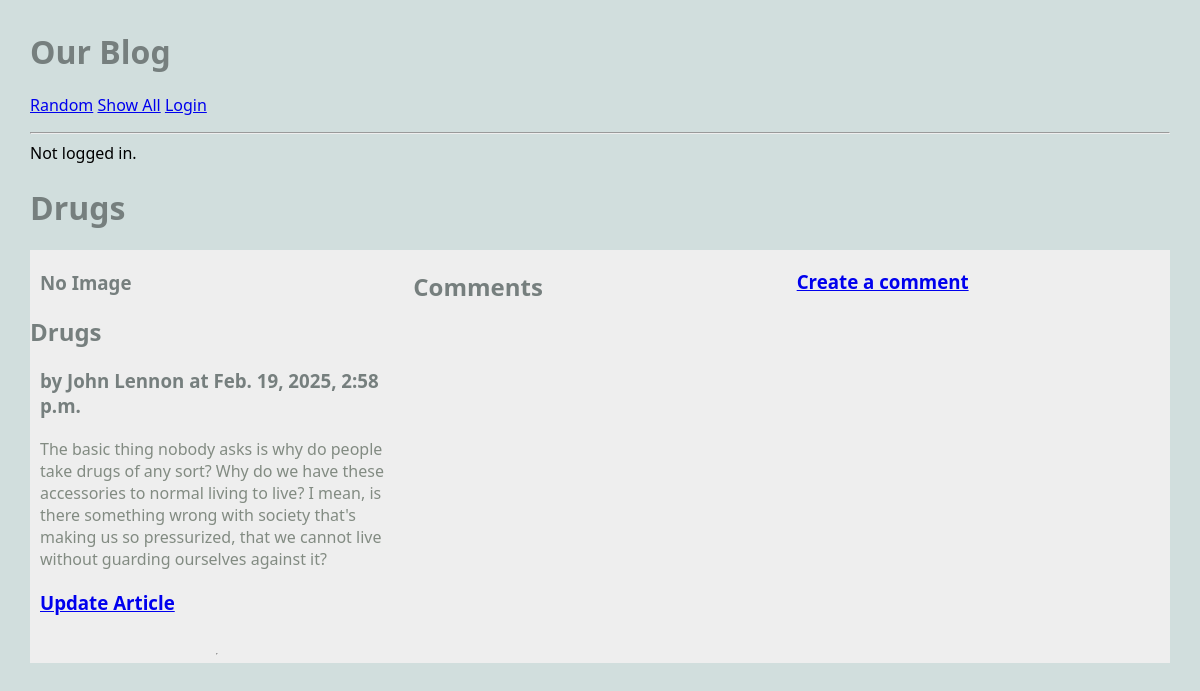
The page /blog/ on the database as committed earlier.
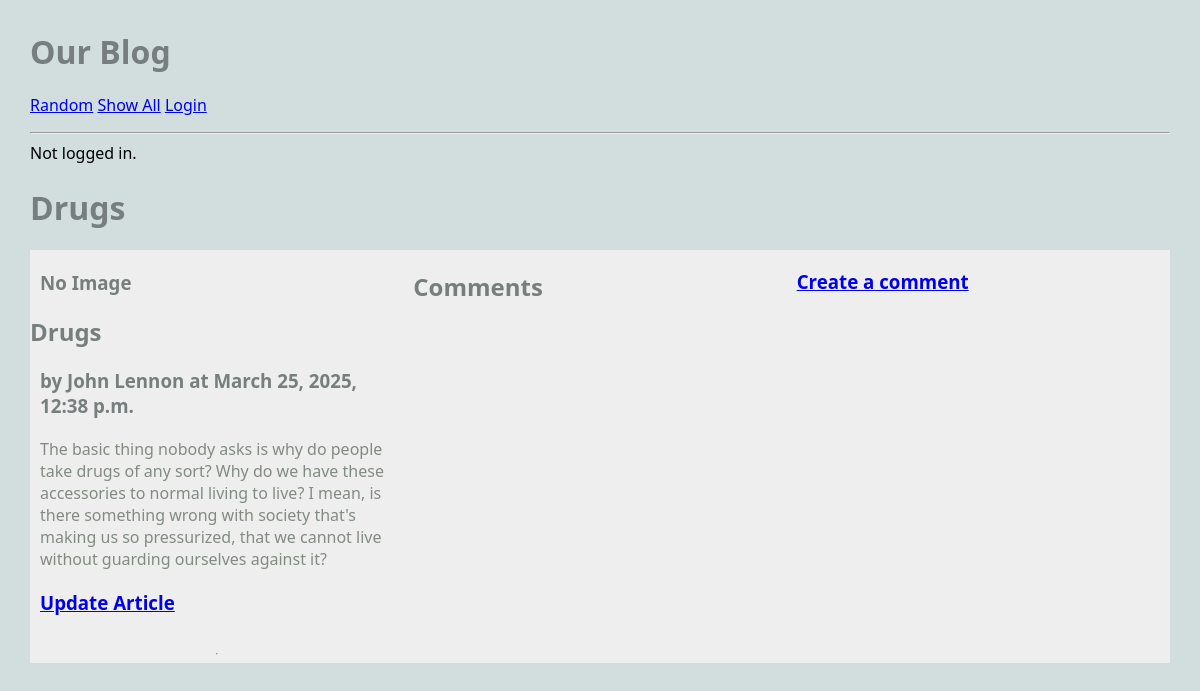
The same page on the database as committed later.
### blog/models.py (models this page shows, shortened)
class Article(models.Model):
    title = models.TextField(blank=True)
    author = models.TextField(blank=True)
    text = models.TextField(blank=True)
    published = models.DateTimeField(auto_now=True)
    image_file = models.ImageField(blank=True) # an actual image
    user = models.ForeignKey(User, on_delete=models.CASCADE) ## NEW
    def get_all_comments(self):
        comments = Comment.objects.filter(article=self)
        return comments

### blog/views.py (the view)
# urls.py: path('', RandomArticleView.as_view(), name='random'),
class RandomArticleView(DetailView):
    model = Article
    template_name = 'blog/article.html'
    context_object_name = 'article'
    def get_object(self):
        all_articles = Article.objects.all()
        article = random.choice(all_articles)
        return article

### blog/templates/blog/article.html (shortened to what this page needs)
{% extends 'blog/base.html' %}
{% block content %}
<h1>{{article.title}}</h1>
<main class="grid-container">
   <article>
        {% if article.image_file %}
        <img src="{{article.image_file.url}}" alt="">
        {% else %}
        <h3>No Image</h3>
        {% endif %}
       <div>
           <h2>{{article.title}}</h2>
           <h3>by {{article.author}} at {{article.published}}</h3>
           <p>
               {{article.text}}
           </p>
           <h3>
            <a href="{% url 'update_article' article.pk %}">Update Article</a>
           </h3>
       </div>
    </article>
    <h2>Comments</h2>
    <h3>
        <a href="{% url 'create_comment' article.pk %}">Create a comment</a>
    </h3>
   <hr>
</main>
{% endblock %}

### blog/templates/blog/base.html (shortened to what this page needs)
{% load static %}
<html>
    <head>
        <link rel="stylesheet" href="{% static 'styles-blog.css' %}">
    </head>
    <body>
        <head>
            <h1>Our Blog</h1>
            <nav>
                <ul>
                    <li><a href="{% url 'random' %}">Random</a></li>
                    <li><a href="{% url 'show_all' %}">Show All</a></li>
                    {% if request.user.is_authenticated %}
                    <li><a href="{% url 'create_article' %}">Create Article</a></li>
                    <li>
                        <form method="post" action="{% url 'logout' %}">
                            {% csrf_token %}
                            <button type="submit">Logout</button>
                        </form>
                    </li>
                    {% else %}
                    <li><a href="{% url 'login' %}">Login</a></li>
                    {% endif %}
                </ul>
                <hr>
                {% if request.user.is_authenticated %}
                    Logged in user: {{ request.user }}.
                {% else %}
                    Not logged in.
                {% endif %}
            </nav>
        </head>
        {% block content %}
        {% endblock %}
    </body>
</html>

### static/styles-blog.css (style rules this page uses)
body { margin: 30px; background: #d1dedd; font-family:'Segoe UI', Tahoma, Geneva, Verdana, sans-serif; }
ul, li { padding: 0px; list-style-type: none; }
h1, h2, h3 { color: #767f7e; }
p { color: #828b82; }
.grid-container { background: #eee; max-width: 900px; display: grid; grid-template-columns: repeat(3, 1fr); grid-gap: 10px; max-width: 1200px; margin: 20px auto; }
article p, article h3 { margin: 20px 10px; }
nav li { display: inline; }

Rows that differ between the two databases and show on the page:
changed Article "Drugs": published "Feb. 19, 2025, 2:58 p.m." → "March 25, 2025, 12:38 p.m."
